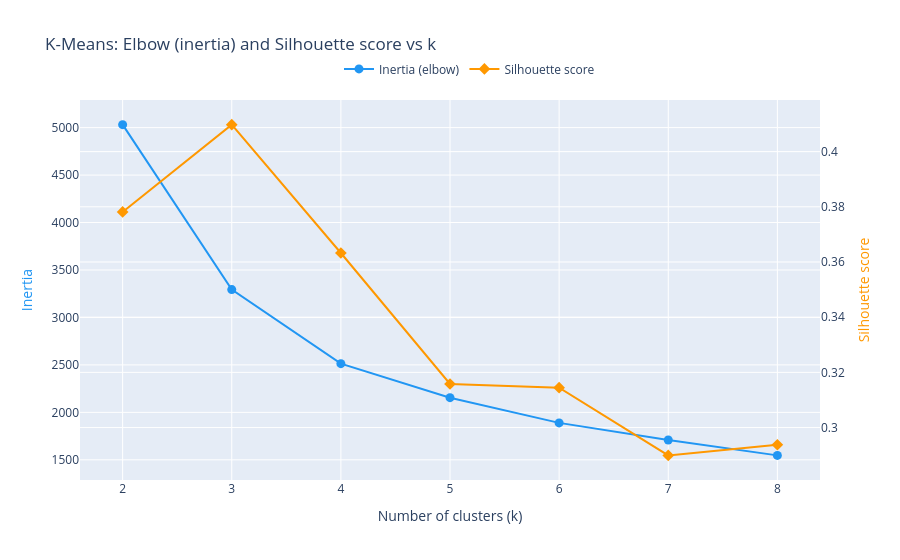

The notebook cell this image was saved under:
### Code cell
fig = go.Figure()

fig.add_trace(go.Scatter(
    x=ks, y=inertias,
    name="Inertia (elbow)",
    mode="lines+markers",
    marker=dict(symbol="circle", size=9),
    line=dict(color="#2196F3", width=2),
    yaxis="y1",
))
fig.add_trace(go.Scatter(
    x=ks, y=silhouettes,
    name="Silhouette score",
    mode="lines+markers",
    marker=dict(symbol="diamond", size=9),
    line=dict(color="#FF9800", width=2),
    yaxis="y2",
))

fig.update_layout(
    title="K-Means: Elbow (inertia) and Silhouette score vs k",
    xaxis=dict(title="Number of clusters (k)", tickmode="array", tickvals=ks),
    yaxis=dict(title=dict(text="Inertia", font=dict(color="#2196F3"))),
    yaxis2=dict(
        title=dict(text="Silhouette score", font=dict(color="#FF9800")),
        overlaying="y",
        side="right",
    ),
    legend=dict(x=0.35, y=1.12, orientation="h"),
)
fig.show()

### Figure 1 — Plotly figure (JSON) as saved in the notebook; plotly's stock layout.template omitted (floating-point values rounded to 4 significant figures)
{"data": [{"line": {"color": "#2196F3", "width": 2}, "marker": {"size": 9, "symbol": "circle"}, "mode": "lines+markers", "name": "Inertia (elbow)", "type": "scatter", "x": [2, 3, 4, 5, 6, 7, 8], "y": [5032.0, 3293.0, 2513.0, 2155.0, 1889.0, 1709.0, 1547.0], "yaxis": "y"}, {"line": {"color": "#FF9800", "width": 2}, "marker": {"size": 9, "symbol": "diamond"}, "mode": "lines+markers", "name": "Silhouette score", "type": "scatter", "x": [2, 3, 4, 5, 6, 7, 8], "y": [0.3781, 0.4098, 0.3633, 0.3158, 0.3144, 0.2899, 0.2938], "yaxis": "y2"}], "layout": {"legend": {"orientation": "h", "x": 0.35, "y": 1.12}, "title": {"text": "K-Means: Elbow (inertia) and Silhouette score vs k"}, "xaxis": {"tickmode": "array", "tickvals": [2, 3, 4, 5, 6, 7, 8], "title": {"text": "Number of clusters (k)"}}, "yaxis": {"title": {"font": {"color": "#2196F3"}, "text": "Inertia"}}, "yaxis2": {"overlaying": "y", "side": "right", "title": {"font": {"color": "#FF9800"}, "text": "Silhouette score"}}}}
